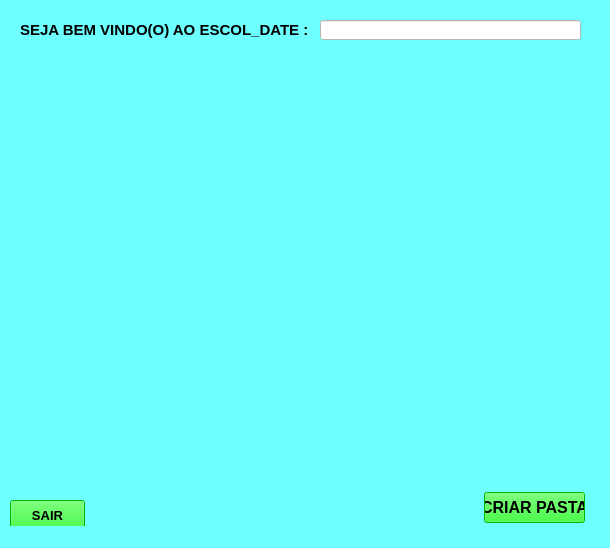
<?xml version="1.0" encoding="UTF-8"?>
<ui version="4.0">
 <class>MainWindow</class>
 <widget class="QMainWindow" name="MainWindow">
  <property name="geometry">
   <rect>
    <x>0</x>
    <y>0</y>
    <width>610</width>
    <height>548</height>
   </rect>
  </property>
  <property name="windowTitle">
   <string>MainWindow</string>
  </property>
  <property name="styleSheet">
   <string notr="true">background-color: rgb(110, 255, 255);</string>
  </property>
  <widget class="QWidget" name="centralwidget">
   <widget class="QLabel" name="label">
    <property name="geometry">
     <rect>
      <x>20</x>
      <y>20</y>
      <width>301</width>
      <height>20</height>
     </rect>
    </property>
    <property name="font">
     <font>
      <pointsize>11</pointsize>
      <weight>75</weight>
      <bold>true</bold>
     </font>
    </property>
    <property name="text">
     <string>SEJA BEM VINDO(O) AO ESCOL_DATE :</string>
    </property>
   </widget>
   <widget class="QLineEdit" name="lineEdit">
    <property name="geometry">
     <rect>
      <x>320</x>
      <y>20</y>
      <width>261</width>
      <height>20</height>
     </rect>
    </property>
    <property name="styleSheet">
     <string notr="true">background-color: rgb(255, 255, 255);</string>
    </property>
   </widget>
   <widget class="QPushButton" name="pushButton">
    <property name="geometry">
     <rect>
      <x>484</x>
      <y>492</y>
      <width>101</width>
      <height>31</height>
     </rect>
    </property>
    <property name="font">
     <font>
      <pointsize>12</pointsize>
      <weight>75</weight>
      <bold>true</bold>
     </font>
    </property>
    <property name="styleSheet">
     <string notr="true">background-color: rgb(0, 255, 0);</string>
    </property>
    <property name="text">
     <string>CRIAR PASTA</string>
    </property>
   </widget>
   <widget class="QPushButton" name="pushButton_2">
    <property name="geometry">
     <rect>
      <x>10</x>
      <y>500</y>
      <width>75</width>
      <height>31</height>
     </rect>
    </property>
    <property name="font">
     <font>
      <pointsize>10</pointsize>
      <weight>75</weight>
      <bold>true</bold>
     </font>
    </property>
    <property name="styleSheet">
     <string notr="true">background-color: rgb(0, 255, 0);</string>
    </property>
    <property name="text">
     <string>SAIR</string>
    </property>
   </widget>
  </widget>
  <widget class="QStatusBar" name="statusbar"/>
 </widget>
 <resources/>
 <connections/>
</ui>
